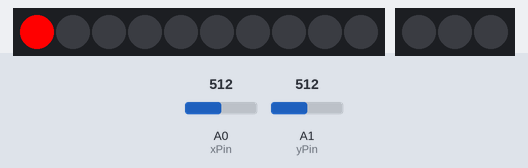
The sketch below on a simulated Arduino Uno, built with avr-gcc and run on an emulated ATmega328P. Parts: 10 RGB LEDs in strip order, left to right, 3 RGB LEDs in strip order, left to right. The inputs (shaded band) are chosen by the test bench; at power-on: A0 (xPin) = 512, A1 (yPin) = 512. What the sketch prints to the serial monitor is not drawn.

Above: at 1.2 s.
1.3 s: A0 (xPin) set to 536
4.3 s: A1 (yPin) set to 534
7.3 s: A0 (xPin) set to 1010
At 7.79 s:
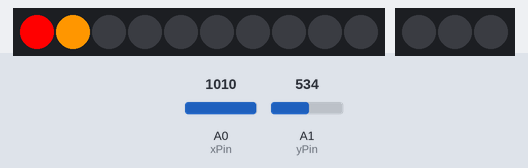
At 9.1 s:
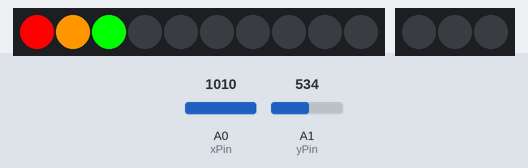
10.3 s: A0 (xPin) set to 985
Timing chart, 0 to 13.3 s (numbered marks = the images above; inputs shaded):
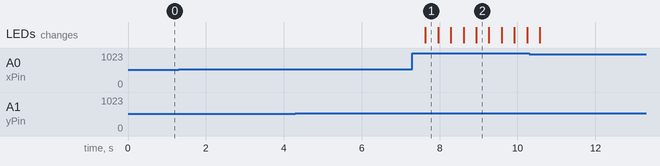

Measured:
- after the input at 7.3 s, the LEDs: change after 0.33 s (image 1)

The sketch:

treetop_v1.ino
```cpp
/* FUTURE IDEAS
   manual color change
     change colors of all lights at the same time

   auto color change
     colors of all lights change at same time

   manual blink


*/
// Initialize Chainable LEDs
#include <ChainableLED.h>
#define NUM_LEDS  3
ChainableLED leds(7, 8, NUM_LEDS);

// Initialize Status Bar
#include <Grove_LED_Bar.h>
Grove_LED_Bar bar(9, 8, 0);

// Create Joystick Class
class Joystick {
  public:
    char xState;
    char yState;
};
Joystick *joystick_1;

// Joystick Variables
const int xPin = 0; // the x-axis input pin
const int yPin = 1; // the y-axis input pin

// LED Variables
int ledIndex = 0; // position
int colorIndex = 0;
int LEDrgbVals[3][3] = {{0, 255, 155}, {155, 0, 255}, {255, 155, 0}}; // RGB values, indexed as [ledIndex][colorIndex]
int cycleInitVals[3][3] = {{0, 255, 155}, {155, 0, 255}, {255, 155, 0}}; // initial RGB values for the color cycle mode
int rgbinaryInitVals[3][3] = {{255, 0, 0}, {255, 0, 0}, {255, 0, 0}}; // initial RGB values for the binary counting mode
float brightness = 0.5; // initial brightness
// initialize the 'directions' that each value will shift; 'true' indicates that the number should increase and 'false' indicates that the number should decrease

// Cycle Variales
bool isIncreasing[3][3] = {{true, true, true}, {true, true, true}, {true, true, true}}; // 2D array to hold boolean values which determine if any given RGB value is increasing during the cycle mode
const int cycleIteratorMax = 10;
int cycleIterator = 1;

// RG Binary Variables
int binaryCounter = 0; // variables necessary for the calculation of the binary representation of a given number
float remainder = 0.0;
float binaryPower = 0;
int iterateRGBTimer = 500; // initialize the timer to 500 ms
const int iterateRGBTimerMax = 1000; // timer maximimum is 1000ms

//app modes
int currentMode = 0; //current modes
int totalsModes = 3; //total number of modes
bool initializedForCycle = false; // boolean value to identify if the LEDs have been initialized for the cycle mode
bool initializedForRGBinary = false; // boolean value to identify if the LEDs have been initialized for the counting mode

unsigned long TimerA;
int tempInt = 0;
float tempFloat = 0.0;

void writeLEDs(ChainableLED leds, int LEDrgbVals[3][3], float brightness){ // write the RGB values to the LEDs themselves
  for (ledIndex = 0; ledIndex < 3; ledIndex++) { // write values to LEDs
    leds.setColorRGB(ledIndex, (int)LEDrgbVals[ledIndex][0]*brightness, (int)LEDrgbVals[ledIndex][1]*brightness, (int)LEDrgbVals[ledIndex][2]*brightness);
  }
}

void initializeLEDValsForCycle(int LEDrgbVals[3][3]){ // initialize the LED values for the color cycle
  for(ledIndex = 0; ledIndex < NUM_LEDS; ledIndex++){
    for(colorIndex = 0; colorIndex < 3; colorIndex++){
      LEDrgbVals[ledIndex][colorIndex] = cycleInitVals[ledIndex][colorIndex];
    }
  }
}

void initializeLEDValsForRGBinary(int LEDrgbVals[3][3]){ // Initialize the LED RGB values for the red-green binary counting
  for(ledIndex = 0; ledIndex < NUM_LEDS; ledIndex++){
    for(colorIndex = 0; colorIndex < 3; colorIndex++){
      LEDrgbVals[ledIndex][colorIndex] = rgbinaryInitVals[ledIndex][colorIndex];
    }
  }
}

void printRGBsToConsole(int LEDrgbVals[3][3]){ // print all the RGB values to the console for debugging
    for (ledIndex = 0; ledIndex < NUM_LEDS; ledIndex ++) { // loop through each LED
      Serial.print(ledIndex);
      Serial.print(": ");
      for (colorIndex = 0; colorIndex < 3; colorIndex++) { // loop through each RGB color in each LED
        Serial.print(LEDrgbVals[ledIndex][colorIndex]);
        Serial.print(" ");
      }
      Serial.println(" ");
    }
    Serial.println(" ");
}


void cycleLEDVals(int LEDrgbVals[4][3], int cycleIterator, bool isIncreasing[4][3]) { // update LED values and write them to the strip
  for (ledIndex = 0; ledIndex < NUM_LEDS; ledIndex ++) { // loop through each LED
    for (colorIndex = 0; colorIndex < 3; colorIndex++) { // loop through each RGB color in each LED
      if (LEDrgbVals[ledIndex][colorIndex] >= 255) { // if the value has reached the maximum
        LEDrgbVals[ledIndex][colorIndex] = 255; // make sure it doesn't exceed the maximum
        isIncreasing[ledIndex][colorIndex] = false; // tell the value to decrease
      }

      if (LEDrgbVals[ledIndex][colorIndex] <= 0) { // if the value has reached the minumum
        LEDrgbVals[ledIndex][colorIndex] = 0; // make sure it stays above the minimum
        isIncreasing[ledIndex][colorIndex] = true; // tell the value to increase
      }

      if (isIncreasing[ledIndex][colorIndex]) { // increase the value if the direction for the value is set to true
        LEDrgbVals[ledIndex][colorIndex] = LEDrgbVals[ledIndex][colorIndex] + cycleIterator;
      } else { // decrease the value if the direction for the value is set to false
        LEDrgbVals[ledIndex][colorIndex] = LEDrgbVals[ledIndex][colorIndex] - cycleIterator;
      }

    }
  }
}

void iterateRGBinary(int LEDrgbVals[4][3], int binaryCounter){
  Serial.println(binaryCounter);
  remainder = (float)binaryCounter; // initialize the remainder to the initial value of the counter
  for (ledIndex = 0; ledIndex < NUM_LEDS; ledIndex++) {
    binaryPower = pow((float)2, (float)(3-ledIndex)); // calculate two to the power of the index as counted from the left
    if(remainder >= binaryPower){ // if this result is greater than the remainder
      //Serial.print(remainder);
      //Serial.print(" >= ");
      //Serial.println(binaryPower);
      LEDrgbVals[ledIndex][0] = 0; // set the led of that index to green
      LEDrgbVals[ledIndex][1] = 255;
      LEDrgbVals[ledIndex][2] = 0;
      remainder = fmod(remainder, binaryPower); // caulculate the remainder after dividing by that power of two
      //Serial.println(remainder);
      Serial.print(1);
    } else {  // otherwise set the led to red
      LEDrgbVals[ledIndex][0] = 255;
      LEDrgbVals[ledIndex][1] = 0;
      LEDrgbVals[ledIndex][2] = 0;
      Serial.print(0);
    }
  }
  Serial.println("");
  //printRGBsToConsole(LEDrgbVals);
}

char getXState(int xPin) { // get the state of the x axis
  char xState = 'i';
  int xVal = analogRead(xPin); // read from the x-axis pin
  //Serial.println(xVal);
  if (xVal > 1000) {
    xState = 'c'; // set the state to 'click'
    currentMode = cycleMode(currentMode);
  } else if (xVal > 520 && xVal < 1000) {
    xState = 'r'; // set the state to 'right'
  } else if (xVal < 500) {
    xState = 'l'; // set the state to 'left'
  } else {
    xState = 'i'; // set the state to 'idle'
  }
  return xState;
}

char getYState(int yPin) {
  char yState = 'i';
  int yVal = analogRead(yPin); // read from the y-axis pin
  //Serial.println(yVal);
  if (yVal > 520) {
    yState = 'u'; // set the state to 'up'
  } else if (yVal < 500) {
    yState = 'd'; // set the state to 'down'
  }
  else {
    yState = 'i'; // set the state to 'idle'
  }
  return yState;
}

char cycleMode(int mode) { // get the state of the x axis
  mode = (mode + 1) % 3;
  //Serial.println(mode);
  delay(300); // when clicked the button sets xVal above 1000 for several cycles; this delay ensures that a single button press doesn't cause the position to shift more than once
  return mode;
}


void setup() {
  Serial.begin(9600); // initialize serial output for debugging
  bar.begin(); // initialize led bar
  leds.init(); // initialize the led strip
  joystick_1 = new Joystick(); // create new instance of the joystick class
}


void loop() {

  // Update the joystick object with its x and y states
  joystick_1->xState = getXState(xPin); // get the x state
  joystick_1->yState = getYState(yPin); // get the y state

  switch (currentMode) {
    case 0:
      //Serial.println("Mode 0 (gradient cycle)");
      initializedForRGBinary = false;
      if(!initializedForCycle){
        initializeLEDValsForCycle(LEDrgbVals);
        initializedForCycle = true;
       }
      cycleLEDVals(LEDrgbVals, cycleIterator, isIncreasing); // update the LEDs with every loop
      break;
    case 1:
      //Serial.println("Mode 1 (RG Binary");
      initializedForCycle = false;
      if(!initializedForRGBinary){
        initializeLEDValsForRGBinary(LEDrgbVals);
        initializedForRGBinary = true;
        TimerA = millis();
      }
      if (millis() - TimerA >= iterateRGBTimer){
        iterateRGBinary(LEDrgbVals, binaryCounter);
        binaryCounter = (binaryCounter + 1) % 16;
        TimerA = millis();
      }
      break;
    case 2:
      //Serial.println("Mode 2");
      initializedForRGBinary = false;
      initializedForCycle = false;
      break;
      break;
  }
  bar.setLevel(currentMode+1);


  // Check on the joystick x axis
  switch (joystick_1->xState) {
    case 'r':
      Serial.println(joystick_1->xState);
      Serial.println(iterateRGBTimer);
      // if cycleIterator is < cycleIteratorMax, return cycleIterator + 1, otherwise return cycleIterator
      cycleIterator < cycleIteratorMax ? cycleIterator++ : cycleIterator;
      iterateRGBTimer < iterateRGBTimerMax ? iterateRGBTimer++ : iterateRGBTimer;
      break;
    case 'l':      LEDrgbVals[ledIndex][1] = 0;

      Serial.println(joystick_1->xState);
      Serial.println(iterateRGBTimer);
      // if cycleIterator is > 0, return cycleIterator - 1, otherwise return cycleIterator
      cycleIterator > 0 ? cycleIterator-- : cycleIterator;
      iterateRGBTimer > 0 ? iterateRGBTimer = iterateRGBTimer - 10 : iterateRGBTimer;
      break;
    default:
      // if nothing else matches, do the default
      // default is optional
      break;
  }

  // Check on the joystick y axis
  switch (joystick_1->yState) {
    case 'u':
      Serial.println(joystick_1->yState);
      Serial.println(brightness);
      // if brightness is < 0.99, return brightness + 0.01, otherwise return brightness
      brightness < 0.99 ? brightness = brightness + 0.01 : brightness;
      break;
    case 'd':
      Serial.println(joystick_1->yState);
      Serial.println(brightness);
      // if brightness is > 0.01, return brightness - 0.01, otherwise return brightness
      brightness > 0.01 ? brightness = brightness - 0.01 : brightness;
      break;
    default:
      // if nothing else matches, do the default
      // default is optional
      break;
  }
  //printRGBsToConsole(LEDrgbVals);
  writeLEDs(leds, LEDrgbVals, brightness);

}
```
